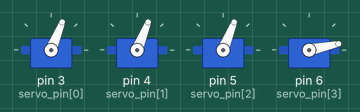
A sketch run on a simulated Arduino Uno, built with avr-gcc and run on an emulated ATmega328P. On the bench: 4 × servo.

Above: at 0.1 s.
At 2.1 s:
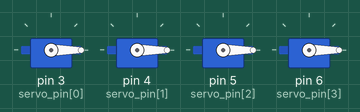
Timing chart, 0 to 3.6 s (numbered marks = the images above):
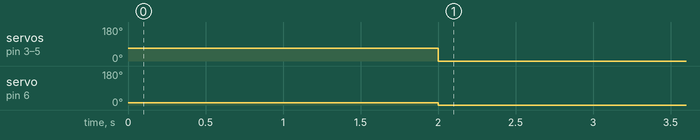

Measured:
- by itself, servo on pin 3 (servo_pin[0]), servo on pin 4 (servo_pin[1]), servo on pin 5 (servo_pin[2]): 68° → 0° at 2.0 s
- by itself, servo on pin 6 (servo_pin[3]): 12° → 0° at 2.0 s

The sketch:

motor_controller.ino
```cpp
// (licence header left out)
#include "Parametri.h"
#include "Wire.h"
#include "Arduino.h"
#include "Debug.h"
//#include "ServoTimer2.h"
//#include "motoreggiatore.h"
#include "Servo.h"
#include "motoreggiatorelibreriaoriginale.h"
#include "I2creciever.h"


//////////////////////////////////////////////////////////////////SINCRONIZZAZIONE DEL LOOP////////////////////////////////////////////////////////////////////
unsigned long prev_loop = 0; //buffer che contiene l'ultimo valore di millis usato dal ciclo di sincronizzazione
unsigned long actual_loop; //valore attuale confrontato con prev (volendo si può rimuovere ma servirebbe richiamare la funzione millis() una volta in più.


//////////////////////////////////////////////////////////////ALTRE VARIABILI//////////////////////////////////////////////////////////////////////////////////
bool blinkState = false;


///////////////////////////////////////////////////////////SETUP///////////////////////////////////////////////////////////////////////////////////////////////
void setup() {
	DEBUG_BEGIN(115200);//inizializza la seriale. più è veloce più ciuccia risorse credo, ma in compenso perde meno tempo a trasmettere
	Wire.begin(motor_controller_address);
	Wire.onReceive(leggidati);
	inizializza_servo(servo_pin, servo_init);
	delay(2000);
}

void loop() {
	actual_loop = millis();
	if(actual_loop-prev_loop >=PERIOD){
		TIMING_PRINTLN(actual_loop-prev_loop);
		prev_loop=actual_loop;
		servo_write(servo_data);
		blinkState = !blinkState;
		digitalWrite(LED_PIN, blinkState);
	}

}
```

Debug.h
```cpp
/*****************************COMANDI PREPROCESSORE CHE ATTIVANO I DEBUGS SE NEL MAIN VENGONO DEFINITE LE COSE GIUSTE**************************************/
#ifdef DEBUG_GYRODATA
	#define GYRODEBUG_PRINT(x) Serial.print(x)
	#define GYRODEBUG_PRINTF(x, y) Serial.print(x, y)
	#define GYRODEBUG_PRINTLN(x) Serial.println(x)
    #define GYRODEBUG_PRINTLNF(x, y) Serial.println(x, y)
    #define GYRODEBUG_TRASMETTIDATI(x) trasmettidati(x)
    #define GYRODEBUG_AGGIUSTASTRINGHE(x, y) aggiustastringhe(x, y)
	#define GYRODEBUG_ASPETTATASTO() while(!Serial.available())
	#ifndef DEBUG_BEGIN(x)
		#define DEBUG_BEGIN(x) Serial.begin(x)
	#endif
#else
    #define GYRODEBUG_PRINT(x)
    #define GYRODEBUG_PRINTF(x, y)
    #define GYRODEBUG_PRINTLN(x)
    #define GYRODEBUG_PRINTLNF(x, y)
	#define GYRODEBUG_TRASMETTIDATI
    #define GYRODEBUG_AGGIUSTASTRINGHE(x, y) "0"
	#define GYRODEBUG_ASPETTATASTO()
#endif

#ifdef DEBUG_SERVO
	#define DEBUG_PRINT_SERVO(x)  Serial.print (x)
	#define DEBUG_PRINTLN_SERVO(x)  Serial.println (x)
	#ifndef DEBUG_BEGIN(x)
		#define DEBUG_BEGIN(x) Serial.begin(x)
	#endif
#else
    #define DEBUG_PRINT_SERVO(x)
    #define DEBUG_PRINTLN_SERVO(x)
#endif

#ifdef DEBUG_TELECOM
	#ifndef DEBUG_BEGIN(x)
		#define DEBUG_BEGIN(x) Serial.begin(x)
	#endif
	#define TELECOM_PRINTLN(x) Serial.println(x)
	#define TELECOM_PRINT(x) Serial.print(x)
#else
	#define TELECOM_PRINTLN(x)
	#define TELECOM_PRINT(x)
#endif

#ifdef DEBUG_I2C
	#ifndef DEBUG_BEGIN(x)
		#define DEBUG_BEGIN(x) Serial.begin(x)
	#endif
	#define I2C_PRINTLN(x) Serial.println(x)
	#define I2C_PRINT(x) Serial.print(x)
#else
	#define I2C_PRINTLN(x)
	#define I2C_PRINT(x)
#endif

#ifdef DEBUG_TIMING
	#ifndef DEBUG_BEGIN(x)
		#define DEBUG_BEGIN(x) Serial.begin(x)
	#endif
	#define TIMING_PRINTLN(x) Serial.println(x)
#else
	#define TIMING_PRINTLN(x)
	#ifndef DEBUG_BEGIN(x) //questo va messo nell'ultimo di questi ifdef che vien chiamato, così viene fatto solo se nessun debug è chiamato.
		#define DEBUG_BEGIN(x)
	#endif
#endif
/************************************************FUNZIONI DI DEBUG E TRASMISSIONE SERIALE DEI DATII*******************************************************/

String aggiustastringhe (int l, String str){
	int lgh=str.length();
	while(lgh<l){
		if(str.startsWith("-")){
			str = String ("-" + str);
			str.setCharAt(1,'0');
		}
		else{
			str = String("0"+str);
		}
		lgh=str.length();
	}
	return(str);
}


void trasmettidati(long* filtereddata){
	String sax = String(filtereddata[0]);
	String say = String(filtereddata[1]);
	String saz = String(filtereddata[2]);
	String sgx = String(filtereddata[3]);
	String sgy = String(filtereddata[4]);
	String sgz = String(filtereddata[5]);
	sax = GYRODEBUG_AGGIUSTASTRINGHE(6,sax);
	say = GYRODEBUG_AGGIUSTASTRINGHE(6,say);
	saz = GYRODEBUG_AGGIUSTASTRINGHE(6,saz);
	sgx = GYRODEBUG_AGGIUSTASTRINGHE(6,sgx);
	sgy = GYRODEBUG_AGGIUSTASTRINGHE(6,sgy);
	sgz = GYRODEBUG_AGGIUSTASTRINGHE(6,sgz);
	String grumo = String(sax +',' + say +',' + saz + ',' +sgx+ ',' + sgy +',' + sgz);
	GYRODEBUG_PRINTLN(grumo);
}
```

I2creciever.h
```cpp
int servo_data[4];//variabili servo (in microsecondi!)


void leggidati(int nbytes) {
  if(nbytes == 4 * __SIZEOF_INT__){
    for(int i=0;i<4;i++){
      servo_data[i]= Wire.read() << 8;
      servo_data[i] |= Wire.read();
      I2C_PRINTLN(servo_data[i]);
    }
  }
  else
  {
    I2C_PRINT("Unexpected number of bytes received: ");
    I2C_PRINTLN(nbytes);
  }
}
  
```

Parametri.h
```cpp
/**************************************************************GENERALI****************************************************************************************/
#define PERIOD 20//periodo (in millisecondi) del loop principale. per ora il minimo effettivo è 6-7 ms ma aggiungendo cose diventerà facilmente di più.
//(pare il minimo essere anche 3-4ms)

/**************************************************************FILTERING****************************************************************************************/
#define FILTERING 1  //numero di elementi da includere in ogni media fatta dall'arduino
#define INITFILTERING 512 //numero di elementi (dopo che sono passati nell' iniziale filtering) usati nelle media iniziale usata per azzerare gli offsets del giroaccelerocoso
#define DLP 3  //frequenza di taglio del digital low pass filter interno all'mpu secondo la seguente tabella
/*
 *          |   ACCELEROMETER    |           GYROSCOPE
 * DLP      | Bandwidth | Delay  | Bandwidth | Delay  | Sample Rate
 * ---------+-----------+--------+-----------+--------+-------------
 * 0        | 260Hz     | 0ms    | 256Hz     | 0.98ms | 8kHz
 * 1        | 184Hz     | 2.0ms  | 188Hz     | 1.9ms  | 1kHz
 * 2        | 94Hz      | 3.0ms  | 98Hz      | 2.8ms  | 1kHz
 * 3        | 44Hz      | 4.9ms  | 42Hz      | 4.8ms  | 1kHz
 * 4        | 21Hz      | 8.5ms  | 20Hz      | 8.3ms  | 1kHz
 * 5        | 10Hz      | 13.8ms | 10Hz      | 13.4ms | 1kHz
 * 6        | 5Hz       | 19.0ms | 5Hz       | 18.6ms | 1kHz
 * 7        |   -- Reserved --   |   -- Reserved --   | Reserved
*/

/**********************************************************************DEBUG MODES E LEDS DI DEBUG**************************************************************/
//#define DEBUG //modalità di debug inclusa nelle leibrerie dell'mpu.Se attivata racconterà sulla seriale step per step tutte le funzioni dell'mpu... non attivare a meno che non si vogliano un sacco di chiacchere in seriale.

//#define DEBUG_GYRODATA //questo define abilita invece la trasmissione dei dati del gyro filtrati e di alcune info sull'inizializzazione dell'mpu compatibile con labview
//#define DEBUG_TIMING //stampa via seriale il tempo fra un ciclo e l'altro. rallenta le trasmissioni del debug gyrodata ovviam se sono attivati assieme.
// #define DEBUG_SERVO //attiva l'output via seriale delle posizioni (teoriche) dei servo.
//#define DEBUG_TELECOM
//#define DEBUG_I2C // attiva il debug della comunicazione fra arduini
#define fb_total 1 //mettere a zero per disattivare i mangiadietro. Evitare di toccare altrimenti.
//#define tc_total 1 //mettere a zero per disattivare il telecomando. Evitare di toccare altrimenti.

/**************************************************************************EMERGENCY PARAMETERS*************************************************************/

const int EMERGENCY_DROP[4]={0,0,0,175}; //sono i valori che gli outputs del telecomando(già convertiti in dof) avranno durante l'atterraggio di emergenza
#define ALARM_LIMIT 1000/PERIOD  //numero di cicli richiesti perchè scatti l'atterraggio di emergenza. ad esempio se period=20 e ALARM_LIMIT=50 allora serve un secondo (n.b. 1000/20=50).
#define SHUTDOWN_LIMIT 3500/PERIOD
#define EMERGENCY_COOLDOWN_SPEED 250/PERIOD //ogni volta che il telecomando riceve un comando valido, il punteggio di allarme retrocede di questa quantità.
#define MAX_ALARM 4000/PERIOD //il contatore non supererà questo valore, in modo che un ritorno del segnale provochi un riarmo dell'elicottero in tempi decenti.


/**************************************************************************UCF (COLLEGAMENTO PIN)*************************************************************/

#define LED_PIN 13
#define RED_PIN 12
#define YELLOW_PIN 11
#define GREEN_PIN 10
const int servo_pin[4]={3,4,5,6};//msx,mdx,mrear,servo
#define RADIOPIN 8
const int servo_init[4]={1250,1250,1250,670};


/**********************************************************************PARAMECI MANGIADIETRO**********************************************************************/
/*######################################al momento per l'accelerometrio g è circa = +-16000-17000######################################*/
//per il giroscopio dovrebbe aggirarsi sui +-4000 massimo circa, dipende dalla velocità di rotaz
#define smorzconst 0.05
#define elasticonst 0.001
#define roll_x -1.5
#define becch_y -1.5
#define rotaz_z 0.75
#define fb_deaccel_z 0.0125

#define fb_smorzroll_x smorzconst*roll_x  //questa moltiplicazione, in questo modo viene fatta ogni volta che la variabile vien chiamata. ma tanto nella funzione che la usa viene usata solo una volta per variabile. quindi, siccome se inserissi questo prodotto nella funzione verrebbe effettuato ogni volta che la funz viene chiamata, non cambierebbe nulla. L'unico modo per ottimizzarle di più sarebbe fare il prodotto solo durante l'inizializzazione e poi chiamare i risultati nella funzione. potrebbe essere un'idea se sti prodotti iniziano a diventare troppi.
#define fb_elasticroll_x elasticonst*roll_x
#define fb_smorzbecch_y smorzconst*becch_y
#define fb_elasticbecch_y elasticonst*becch_y
#define fb_smorzrotaz_z smorzconst*rotaz_z

/****************************************************************PARAMECI MOTORI*************************************************************************/
//Ora i define relativi alle costanti necessarie per la conversione dalle variabili fisice
//a quelle motore, cioè m1,m2,m3,s
/* Per comprensione scrivo il sistema da cui siamo partiti in modo che capisci cosa significano
   queste veriabili P.S. i nomi esosi sono chiaramente colpa di zeno per me erano

   alpha=mc_ruota_s
   beta=mc_ruota_retro
   gamma=mc_beccheggio //no è il rollio cambiato in rollio_dxsx
   mu=mc_beccheggio_s  //cambiato in                rollio_s
   delta=mc_rollio2   //no è il                     beccheggio_dxsx
   epsilon=mc_rollio //cambiato in                  beccheggio_retro
   eta=mc_sali

   wz=alpha*s+beta*m3
   wx=gamma*(m1-m2)+mu*s
   wy=delta*(mi+m2)+epsilon*m3
   az=eta*(m1+m2+m3)
*/


#define mc_ruota_s 0.5
#define mc_ruota_retro 0.02
#define mc_rollio_dxsx 0.3
#define mc_rollio_s 0.02
#define mc_beccheggio_dxsx -0.5 //la metà per le due rispetto al motore solo
#define mc_beccheggio_retro 1
#define mc_sali 0.8

/*NOTA BENE: QUESTI COEFFICIENTI (solo i coeff. mc_) SONO I COEFFICIENTI DELL'INVERSA, QUINDI PIÙ PICCOLI SONO, PIÙ GRANDI LE VARIAZ DEI MOTORI SONO//
#define mc_ruota_s 0.02
#define mc_ruota_retro 0.015
#define mc_rollio_dxsx 0.2
#define mc_rollio_s 1
#define mc_beccheggio_dxsx -0.25 //la metà per le due rispetto al motore solo
#define mc_beccheggio_retro 0.125
#define mc_sali 0.25*/


//coefficienti per il singolo motore:
/*  MISURE OSCOLLOSCOPIO
      0 gradi =  550 microsecondi
     90 gradi = 1470 microsecondi
    180 gradi = 2410 microsecondi

*/
//GLI ESC DOVREBBERO LAVORARE FRA I 1200(min) e i 1800(max) MICROSECONDI.
/*moltiplicativi*/
#define mc_dx 1
#define mc_sx 1
#define mc_r 1.75
#define mc_s 1
/*offsets*/
#define mc_offset_dx 1335
#define mc_offset_sx 1335
#define mc_offset_r 1335
#define mc_offset_s 950

/*********************************************************PARAMECI TELECOMANDORLO*********************************************************************/
//Questi define rappresentano i coefficienti di conversione tra i valori del telecomando ricevuti e le variabili
//fisiche che vengono portate in giro in questa libreria, cioè omegax,omegay,omegaz,az
#define tc__rollio 300 //visto che è +-1
#define tc__beccheggio 0.5 //sempre se è 0-256---serve un offset per lo zero? sì altrimenti non va indietro.
#define tc_beccheggio_offset 133 //(per avere lo zero in posizione neutra)
#define tc__routa 300 //visto che è +-1
#define tc__sali 1.65 // se è 0-256 come ricordo.

/*********************************************************PARAMETRI COMUNICAZIONE FRA ARDUINI************************************************************/
#define motor_controller_address 44
```

motoreggiatorelibreriaoriginale.h
```cpp
Servo blervo[4];


void inizializza_servo(const int *servo_pin/*, Servo *blervo*/, const int *servo_init){
	for(int i=0; i<4; i++){
			blervo[i].attach(servo_pin[i]);
			blervo[i].writeMicroseconds(servo_init[i]);
	}
}

void servo_write (int *musec/*, Servo *servo*/){
  for(int i=0; i<4; i++){
      blervo[i].writeMicroseconds(musec[i]);
      DEBUG_PRINT_SERVO(musec[i]);
      DEBUG_PRINT_SERVO("\t");
    }
    DEBUG_PRINTLN_SERVO("\t");
}


/*DA QUI IN POI AGGIUNGO FUNZIONI PER PROGRAMMARE GLI ESC SFRUTTANDO DUE BOTTONI*/

void inizializza_bottoni(const int *pin_bottoni){
  for(int j=0; j<2; j++){
        pinMode(pin_bottoni[j], INPUT);
        digitalWrite(pin_bottoni[j], HIGH);
  }
}

int leggi_bottoni(const int *pin_bottoni){
  int out;
  int stato[2]={0,0};
  for(int i=0; i<2; i++)
    stato[i]=digitalRead(pin_bottoni[i]);
  if(stato[0]==1 && stato[1]==1 )
    out=90;
  else
    if(stato[0]==0 && stato[1]==1)
      out=15;
    else
      if(stato[0]==1 && stato[1]==0)
        out=165;
  return out;
}
```
